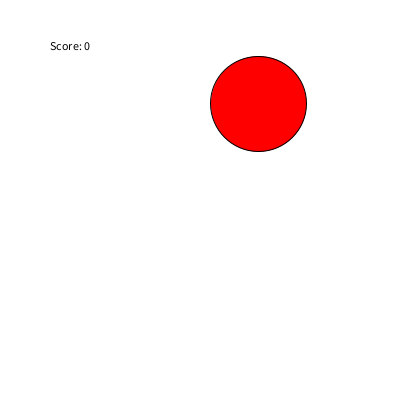
Frame 1 (no input)
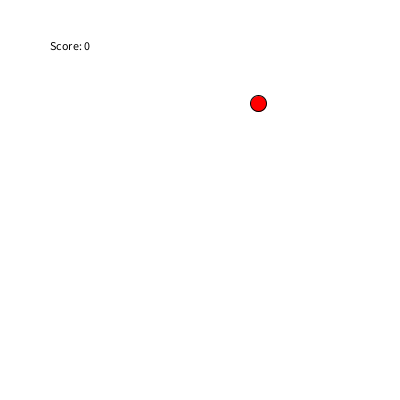
Frame 60 (the mouse pressed at the canvas centre just before this capture)
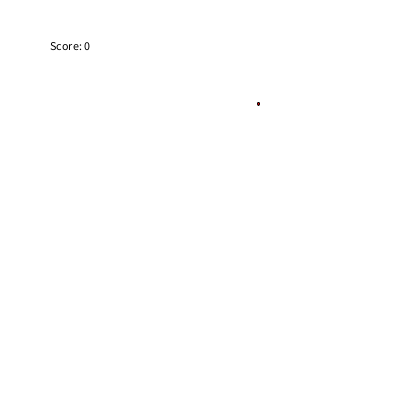
Frame 120 (the mouse held since frame 60 and released just before this capture)

The Processing sketch that drew these frames (run headless with seeded random() and noise(); from frame 60 on, the mouse is pressed at the canvas centre):

// Processing sketch: circle_game
// ── circle_game.pde
/*
 * Circles Game, Nadeem Abdul Hamid, Fall 2013
 */


float circleX;
float circleY;
float diameter;
int score;


void setup() {
  size(400, 400);
  background(200); 
  score = 0;

  resetCircle();
}

void resetCircle() {
  circleX = random(0, width);
  circleY = random(0, height);
  diameter = random(10, 100);
}

void draw() {
  background(255);
  fill(0);
  text("Score: " + score, 50, 50);

  fill(255, 0, 0);
  ellipse(circleX, circleY, diameter, diameter);

  shrink();
}

void shrink() {
  diameter = diameter * .97;
  if (diameter < 1) {
    resetCircle();
  }
}

void mousePressed() {
  if (dist(mouseX, mouseY, circleX, circleY) < diameter) {
    score = score + int(100 - diameter);  // score for each circle inversely proportional to its size
    resetCircle();
  }
}
